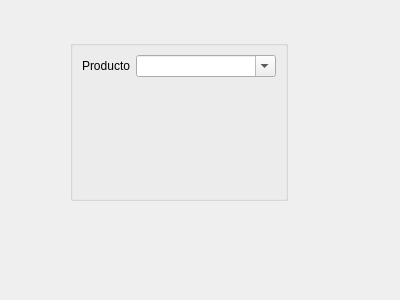
<?xml version="1.0" encoding="UTF-8"?>
<ui version="4.0">
 <class>Extraer</class>
 <widget class="QDialog" name="Extraer">
  <property name="geometry">
   <rect>
    <x>0</x>
    <y>0</y>
    <width>400</width>
    <height>300</height>
   </rect>
  </property>
  <property name="windowTitle">
   <string>Dialog</string>
  </property>
  <widget class="QGroupBox" name="groupBox">
   <property name="geometry">
    <rect>
     <x>70</x>
     <y>40</y>
     <width>218</width>
     <height>161</height>
    </rect>
   </property>
   <property name="title">
    <string/>
   </property>
   <layout class="QFormLayout" name="formLayout">
    <item row="0" column="0">
     <widget class="QLabel" name="label">
      <property name="text">
       <string>Producto</string>
      </property>
     </widget>
    </item>
    <item row="0" column="1">
     <widget class="QComboBox" name="comboBox">
      <property name="editable">
       <bool>true</bool>
      </property>
     </widget>
    </item>
   </layout>
  </widget>
 </widget>
 <resources/>
 <connections/>
</ui>
